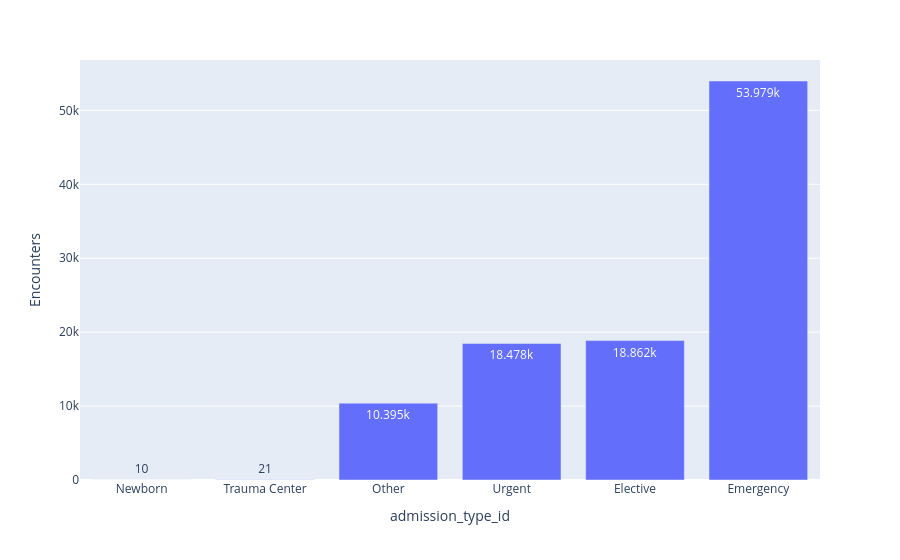

The code cell stored with this chart in its notebook:
### Markdown cell above
# admission type id can be converted to 
1 - emergency 
2 - urgent 
3- elective 
4- newborn 
7- trauma center 
568-  other

### Code cell
#  convert admission type to 6 categories 1 - emergency 2 - urgent 3- elective 4- newborn 7- trauma center 568-  other

df_cleaned['admission_type_id'] = df_cleaned['admission_type_id'].replace({1: 'Emergency', 2: 'Urgent', 3: 'Elective', 4: 'Newborn', 7: 'Trauma Center', 5: 'Other', 6: 'Other', 8: 'Other'})
# make a bar chart to show the distribution of admission types
admission_type = df_cleaned["admission_type_id"].value_counts().reset_index()
admission_type.columns = ["admission_type_id", "Encounters"]
admission_type = admission_type.sort_values(by="Encounters", ascending=True)
print(admission_type)
fig_adm = px.bar(
                admission_type,
                x="admission_type_id",
                y="Encounters",
                text_auto=True,
            )
fig_adm

### Figure 1 — Plotly figure (JSON) as saved in the notebook; plotly's stock layout.template omitted (floating-point values rounded to 4 significant figures)
{"data": [{"hovertemplate": "admission_type_id=%{x}<br>Encounters=%{y}<extra></extra>", "legendgroup": "", "marker": {"color": "#636efa", "pattern": {"shape": ""}}, "name": "", "orientation": "v", "showlegend": false, "textposition": "auto", "texttemplate": "%{y}", "type": "bar", "x": ["Newborn", "Trauma Center", "Other", "Urgent", "Elective", "Emergency"], "xaxis": "x", "y": [10, 21, 10395, 18478, 18862, 53979], "yaxis": "y"}], "layout": {"barmode": "relative", "legend": {"tracegroupgap": 0}, "margin": {"t": 60}, "xaxis": {"anchor": "y", "domain": [0, 1], "title": {"text": "admission_type_id"}}, "yaxis": {"anchor": "x", "domain": [0, 1], "title": {"text": "Encounters"}}}}
